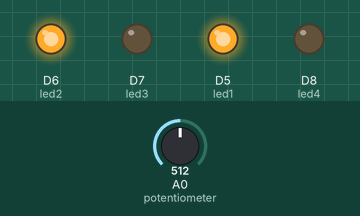
Bench run of a sketch on a simulated ESP8266 (NodeMCU). On the bench: output pins drawn as LEDs (lit = HIGH). Inputs (shaded band) come from the test bench; at power-on: A0 (potentiometer) = 512.

Above: at 1.2 s.
1.3 s: A0 (potentiometer) set to 716
At 2.1 s:
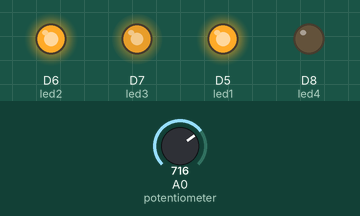
2.8 s: A0 (potentiometer) set to 900
At 3.2 s:
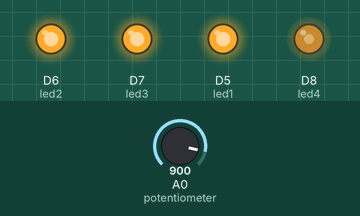
4.3 s: A0 (potentiometer) set to 1023
At 5.5 s:
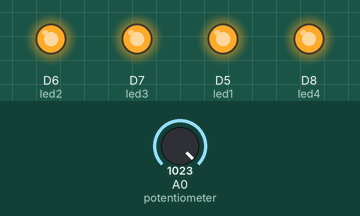
5.8 s: A0 (potentiometer) set to 511
At 6.8 s:
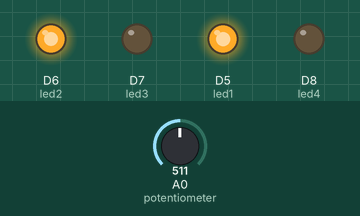
7.3 s: A0 (potentiometer) set to 122
At 8.0 s:
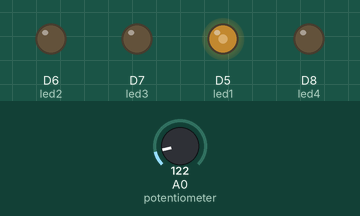
Timing chart, 0 to 9.8 s (numbered marks = the images above; inputs shaded):
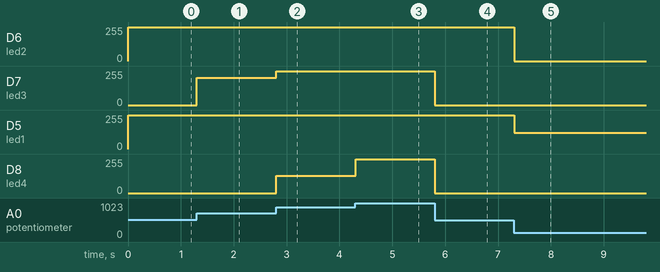

Measured:
- after the input at 1.3 s, D7 (led3): 0/255 → 203/255 at once
- after the input at 2.8 s, D7 (led3): 203/255 → 255/255 at once; D8 (led4): 0/255 → 131/255 at once
- after the input at 4.3 s, D8 (led4): 131/255 → 254/255 at once
- after the input at 5.8 s, D6 (led2): 255/255 → 254/255 at once; D7 (led3): 255/255 → 0/255 at once; D8 (led4): 254/255 → 0/255 at once
- after the input at 7.3 s, D6 (led2): 254/255 → 0/255 at once; D5 (led1): 255/255 → 121/255 at once

The sketch:

Assignment2.ino
```cpp
/*  Programmer: Francis Mendoza
 *  Assignment: A2
 *  Purpose: LEDs light up like progress bar through potentiometer
 */

//LEDs
int led1 = D5;        // PWM PIN for LED 1
int led2 = D6;        // PWM PIN for LED 2
int led3 = D7;        // PWM PIN for LED 3
int led4 = D8;        // PWM PIN for LED 4
int potentiometer = A0;          // Input pin for potentiometer
//-------------------------------------------------------------------------------
// the setup routine runs once when you press reset:
void setup()
{
  pinMode(potentiometer, INPUT); // Set potentiometer pin to input mode

  pinMode(led1, OUTPUT); // Set LED1 pin to output
  pinMode(led2, OUTPUT); // Set LED2 pin to output
  pinMode(led3, OUTPUT); // Set LED3 pin to output
  pinMode(led4, OUTPUT); // Set LED4 pin to output
}
//-------------------------------------------------------------------------------
// the loop routine runs over and over again forever:
void loop()
{
  int ledVal1 = map(analogRead(potentiometer), 0, 256, 0, 1023);
    // Potentiometer writes to led1, from 0 to 256

  int ledVal2 = map(analogRead(potentiometer), 256, 512, 0, 1023);
    // Potentiometer writes to led2, from 256 to 512

  int ledVal3 = map(analogRead(potentiometer), 512, 768, 0, 1023);
    // Potentiometer writes to led3, from 512 to 768

  int ledVal4 = map(analogRead(potentiometer), 768, 1024, 0, 1023);
    // Potentiometer writes to led4, from 768 to 1024

  analogWrite(led1, ledVal1); //Write to first LED
  analogWrite(led2, ledVal2); //Write to second LED
  analogWrite(led3, ledVal3); //Write to third LED
  analogWrite(led4, ledVal4); //Write to fourth LED
//-------------------------------------------------------------------------------

  delay(10); //Slight delay
}
```
